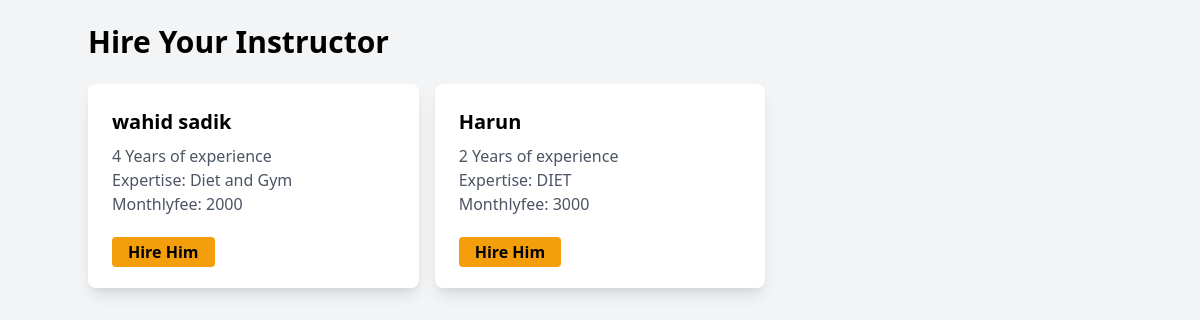
The page /cliend_side_mvc/view/hireInstructor.php (signed in) on the database its author committed.
### tables this page shows
CREATE TABLE `instructor` (
  `name` varchar(200) NOT NULL,
  `email` varchar(200) NOT NULL,
  `phone` varchar(300) NOT NULL,
  `expericence` varchar(200) NOT NULL,
  `expertise` varchar(300) NOT NULL,
  `monthlyfee` varchar(300) NOT NULL,
  `description` varchar(300) NOT NULL,
  `id` int(100) NOT NULL
);

### cliend_side_mvc/model/InstructorModel.php (called while the page is built, shortened)
<?php
function getAllUsers()
{
    $conn = mysqli_connect("localhost","root","","fitness") or die("Connection failed : " . mysqli_connect_error());
    $sql="SELECT id,name,email,phone,expericence,expertise,monthlyfee,description FROM instructor";
    $result=$conn->query($sql);
    return $result;
}
?>

### cliend_side_mvc/controller/instructorController.php (called while the page is built, shortened)
<?php
require_once ('../model/instructorModel.php');
   function getUsers() {
    return getAllUsers();
}
?>

### cliend_side_mvc/view/hireInstructor.php (the view, shortened to what this page needs)
<!DOCTYPE html>
<html lang="en">
<head>
    <link href="https://cdn.jsdelivr.net/npm/tailwindcss@2.2.19/dist/tailwind.min.css" rel="stylesheet">
</head>
<body class="bg-gray-100 p-6">
<div class="container mx-auto">
    <h1 class="text-3xl font-bold mb-6">Hire Your Instructor</h1>
    <?php
    require_once '../controller/instructorController.php';
    $users = getUsers();
    ?>
    <div class="grid grid-cols-1 sm:grid-cols-2 md:grid-cols-3 gap-4">
        <?php
        while ($row = $users->fetch_assoc()) {
        ?>
            <div class="bg-white p-6 rounded-lg shadow-lg">
                <h2 class="text-xl font-bold mb-2"><?php echo $row['name']; ?></h2>
                <p class="text-gray-600"><?php echo $row['expericence']; ?> of experience</p>
                <p class="text-gray-600"><?php echo 'Expertise: ' . $row['expertise']; ?></p>
                <p class="text-gray-600"><?php echo 'Monthlyfee: ' . $row['monthlyfee']; ?></p>
                <br>
                <a onclick="hireInstructor('<?php echo $row['id']; ?>')" class="bg-yellow-500 cursor-pointer hover:text-white text-black font-bold py-1 px-4 rounded">
                   Hire Him
                </a>
            </div>
        <?php
        }
        ?>
    </div>
</div>
</body>
</html>

### rows shown on the page
instructor: name "wahid sadik", expericence "4 Years", expertise "Diet and Gym", monthlyfee "2000"
instructor: name "Harun", expericence "2 Years", expertise "DIET", monthlyfee "3000"
